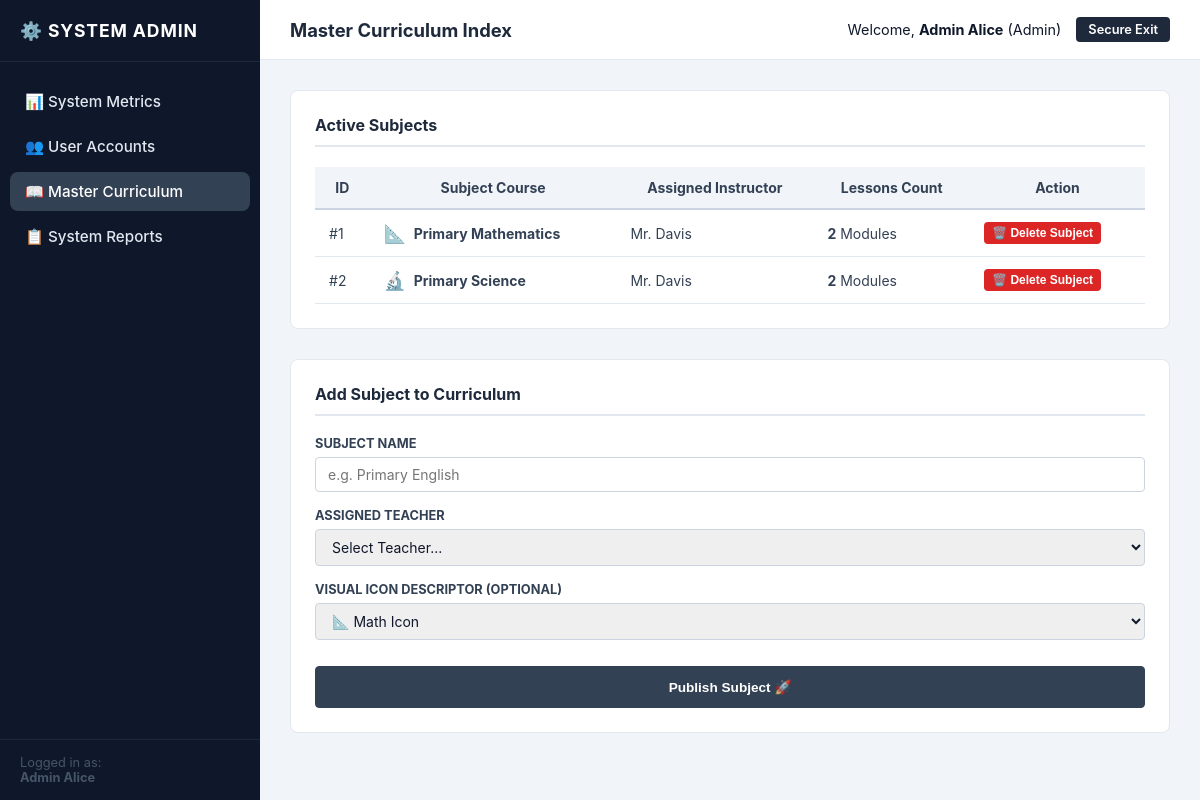
Page /admin/manage_curriculum.php (signed in) on the earlier database version.
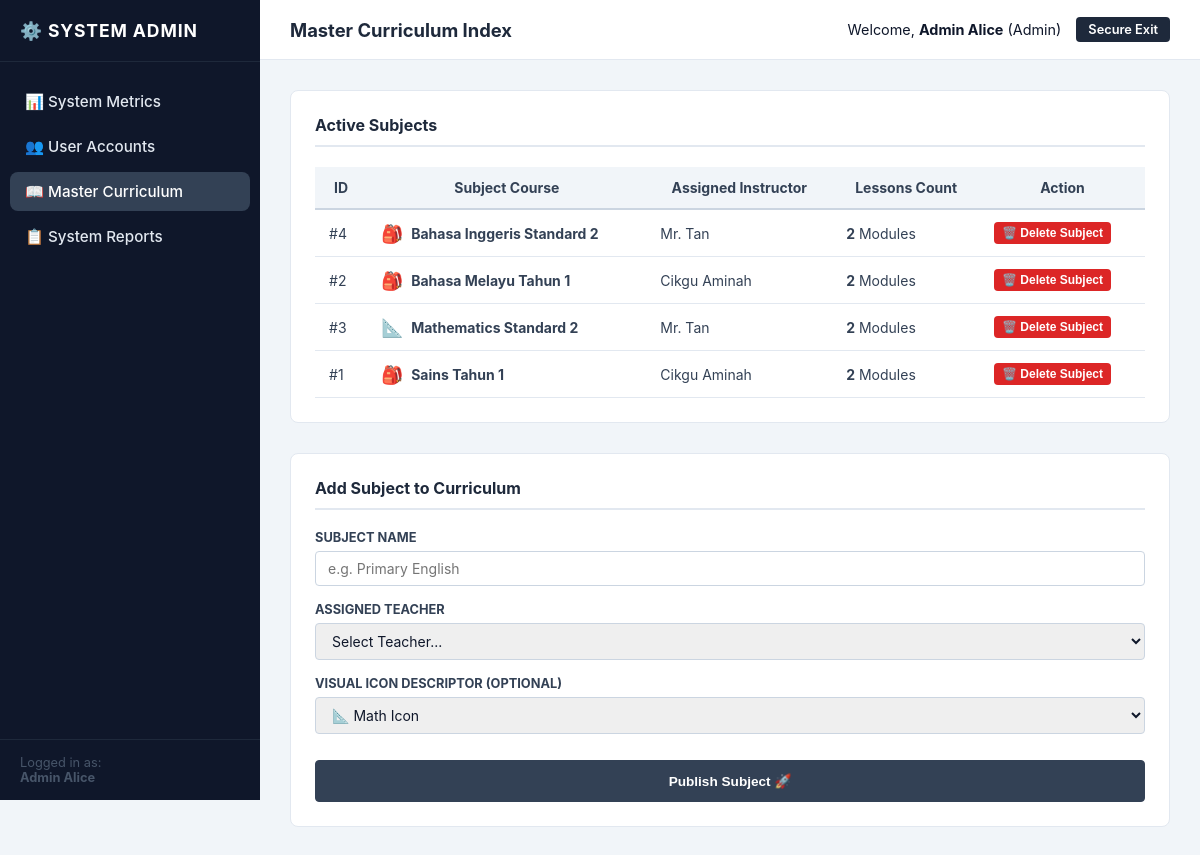
Same page on the later database version.
### tables this page shows
CREATE TABLE IF NOT EXISTS subjects (
    subject_id INT AUTO_INCREMENT PRIMARY KEY,
    subject_name VARCHAR(100) NOT NULL UNIQUE COMMENT 'E.g., Primary Mathematics',
    teacher_id INT NULL COMMENT 'FK to user teaching this class',
    icon_url VARCHAR(255) NULL COMMENT 'CSS class name or image name for student navigation',
    FOREIGN KEY (teacher_id) REFERENCES users(user_id) ON DELETE SET NULL ON UPDATE CASCADE
);

CREATE TABLE IF NOT EXISTS users (
    user_id INT AUTO_INCREMENT PRIMARY KEY,
    username VARCHAR(100) NOT NULL UNIQUE COMMENT 'Student handle or Staff email',
    password_hash VARCHAR(255) NOT NULL COMMENT 'Bcrypt hash of student PIN or staff password',
    role ENUM('student', 'teacher', 'admin') NOT NULL COMMENT 'System access permission level',
    full_name VARCHAR(100) NOT NULL COMMENT 'Display name shown in headers/dashboards',
    class_section VARCHAR(50) NULL COMMENT 'E.g., Standard 1A, Null for Staff',
    avatar_url VARCHAR(255) NULL COMMENT 'Asset path or SVG designation for student character',
    created_at TIMESTAMP DEFAULT CURRENT_TIMESTAMP
);

### admin/manage_curriculum.php (the view, shortened to what this page needs)
<?php
require_once __DIR__ . '/../config/db.php';
$admin_name = $_SESSION['full_name'];
$curriculum_list = [];
try {
    $curriculum_query = "
        SELECT s.subject_id, s.subject_name, s.icon_url, u.full_name AS teacher_name,
               (SELECT COUNT(*) FROM lessons WHERE subject_id = s.subject_id) AS total_lessons
        FROM subjects s
        LEFT JOIN users u ON s.teacher_id = u.user_id AND u.role = 'teacher'
        ORDER BY s.subject_name ASC
    ";
    $curriculum_list = $pdo->query($curriculum_query)->fetchAll();
} catch (PDOException $e) {
    $alert_danger = "Database connection error: " . $e->getMessage();
}
?>
<!DOCTYPE html>
<html lang="en">
<head>
    <link rel="stylesheet" href="../assets/css/admin.css">
</head>
<body>
    <div class="admin-sidebar">
        <div class="sidebar-header">
            ⚙️ System Admin
        </div>
        <ul class="sidebar-nav">
            <li class="sidebar-nav-item">
                <a href="dashboard.php" class="sidebar-nav-link">📊 System Metrics</a>
            </li>
            <li class="sidebar-nav-item">
                <a href="manage_users.php" class="sidebar-nav-link">👥 User Accounts</a>
            </li>
            <li class="sidebar-nav-item">
                <a href="manage_curriculum.php" class="sidebar-nav-link active">📖 Master Curriculum</a>
            </li>
            <li class="sidebar-nav-item">
                <a href="system_reports.php" class="sidebar-nav-link">📋 System Reports</a>
            </li>
        </ul>
        <div class="sidebar-footer">
            Logged in as:<br>
            <strong><?php echo htmlspecialchars($admin_name); ?></strong>
        </div>
    </div>
    <div class="admin-main-viewport">
        <div class="admin-header-bar">
            <div class="admin-header-title">Master Curriculum Index</div>
            <div class="admin-header-user">
                <span>Welcome, <strong><?php echo htmlspecialchars($admin_name); ?></strong> (Admin)</span>
                <a href="../auth/logout.php" class="admin-logout-btn">Secure Exit</a>
            </div>
        </div>
        <div class="admin-main-content">
            <div class="admin-grid-two-col">
                <div class="admin-panel-card">
                    <div class="admin-panel-title">Active Subjects</div>
                    <div style="overflow-x: auto;">
                        <table class="admin-dense-table">
                            <thead>
                                <tr>
                                    <th>ID</th>
                                    <th>Subject Course</th>
                                    <th>Assigned Instructor</th>
                                    <th>Lessons Count</th>
                                    <th>Action</th>
                                </tr>
                            </thead>
                            <tbody>
                                <?php if (empty($curriculum_list)): ?>
                                    <tr>
                                        <td colspan="5" style="text-align: center; color: var(--color-slate-600);">No subject records exist. Create one on the right side!</td>
                                    </tr>
                                <?php else: ?>
                                    <?php foreach ($curriculum_list as $row): ?>
                                        <tr>
                                            <td>#<?php echo $row['subject_id']; ?></td>
                                            <td>
                                                <div style="display: flex; align-items: center; gap: 8px;">
                                                    <span style="font-size: 1.1rem;">
                                                        <?php
                                                            $name = strtolower($row['subject_name']);
                                                            if (strpos($name, 'math') !== false) echo '📐';
                                                            elseif (strpos($name, 'science') !== false) echo '🔬';
                                                            elseif (strpos($name, 'english') !== false) echo '📖';
                                                            else echo '🎒';
                                                        ?>
                                                    </span>
                                                    <strong><?php echo htmlspecialchars($row['subject_name']); ?></strong>
                                                </div>
                                            </td>
                                            <td><?php echo htmlspecialchars($row['teacher_name'] ?: 'Unassigned'); ?></td>
                                            <td><strong><?php echo $row['total_lessons']; ?></strong> Modules</td>
                                            <td>
                                                <form method="POST" action="manage_curriculum.php" onsubmit="return confirm('WARNING: Deleting this subject will delete all associated lessons, quizzes, progress logs, and quiz scores! Continue?');">
                                                    <button type="submit" class="btn-admin btn-admin-danger" style="padding: 4px 8px; font-size: 0.75rem; border: none;">
                                                        🗑️ Delete Subject
                                                    </button>
                                                </form>
                                            </td>
                                        </tr>
                                    <?php endforeach; ?>
                                <?php endif; ?>
                            </tbody>
                        </table>
                    </div>
                </div>
                <div class="admin-panel-card">
                    <div class="admin-panel-title">Add Subject to Curriculum</div>
                    <form method="POST" action="manage_curriculum.php">
                        <div class="admin-form-group">
                            <label class="admin-form-label" for="subject_name">Subject Name</label>
                            <input type="text" id="subject_name" name="subject_name" class="admin-form-control" placeholder="e.g. Primary English" required>
                        </div>
                        <div class="admin-form-group">
                            <label class="admin-form-label" for="teacher_id">Assigned Teacher</label>
                            <select id="teacher_id" name="teacher_id" class="admin-form-control" required>
                                <option value="">Select Teacher...</option>
                            </select>
                        </div>
                        <div class="admin-form-group">
                            <label class="admin-form-label" for="icon_url">Visual Icon Descriptor (Optional)</label>
                            <select id="icon_url" name="icon_url" class="admin-form-control">
                                <option value="math-icon">📐 Math Icon</option>
                            </select>
                        </div>
                        <button type="submit" class="btn-admin btn-admin-primary" style="width: 100%; height: 42px; margin-top: 10px; justify-content: center;">
                            Publish Subject 🚀
                        </button>
                    </form>
                </div>
            </div>
        </div>
    </div>
</body>
</html>

### assets/css/admin.css (style rules this page uses)
:root { --admin-sidebar-width: 260px; --color-slate-900: #0f172a; --color-slate-800: #1e293b; --color-slate-700: #334155; --color-slate-600: #475569; --color-slate-200: #e2e8f0; --color-slate-100: #f1f5f9; --color-border: #cbd5e1; --color-success: #059669; --color-warning: #d97706; --color-danger: #dc2626; --radius-md: 8px; --radius-sm: 4px; }
* { box-sizing: border-box; margin: 0; padding: 0; }
body { font-family: -apple-system, BlinkMacSystemFont, "Segoe UI", Roboto, sans-serif; background-color: var(--color-slate-100); color: var(--color-slate-900); display: flex; min-height: 100vh; }
.admin-sidebar { width: var(--admin-sidebar-width); background-color: var(--color-slate-900); color: white; position: fixed; height: 100vh; left: 0; top: 0; display: flex; flex-direction: column; z-index: 100; }
.sidebar-header { padding: 20px; font-size: 1.1rem; font-weight: 700; letter-spacing: 0.05em; border-bottom: 1px solid var(--color-slate-800); text-transform: uppercase; }
.sidebar-nav { list-style: none; padding: 20px 10px; flex-grow: 1; }
.sidebar-nav-item { margin-bottom: 6px; }
.sidebar-nav-link { display: flex; align-items: center; gap: 10px; padding: 10px 15px; color: var(--color-slate-200); text-decoration: none; font-size: 0.95rem; font-weight: 500; border-radius: var(--radius-md); transition: background-color 0.2s ease; }
.sidebar-nav-link.active { background-color: var(--color-slate-700); color: white; }
.sidebar-footer { padding: 15px 20px; border-top: 1px solid var(--color-slate-800); font-size: 0.8rem; color: var(--color-slate-600); }
.admin-main-viewport { margin-left: var(--admin-sidebar-width); flex-grow: 1; display: flex; flex-direction: column; min-width: 0; }
.admin-header-bar { height: 60px; background-color: white; border-bottom: 1px solid var(--color-slate-200); display: flex; align-items: center; justify-content: space-between; padding: 0 30px; }
.admin-header-title { font-size: 1.15rem; font-weight: 700; color: var(--color-slate-800); }
.admin-header-user { display: flex; align-items: center; gap: 15px; font-size: 0.9rem; }
.admin-logout-btn { text-decoration: none; padding: 5px 12px; background-color: var(--color-slate-800); color: white; border-radius: var(--radius-sm); font-weight: 600; font-size: 0.8rem; transition: background-color 0.2s ease; }
.admin-main-content { padding: 30px; max-width: 1300px; width: 100%; margin: 0 auto; }
.admin-panel-card { background-color: white; border: 1px solid var(--color-slate-200); border-radius: var(--radius-md); padding: 24px; margin-bottom: 30px; }
.admin-panel-title { font-size: 1rem; font-weight: 700; color: var(--color-slate-800); border-bottom: 2px solid var(--color-slate-200); padding-bottom: 10px; margin-bottom: 20px; display: flex; justify-content: space-between; align-items: center; }
.admin-dense-table { width: 100%; border-collapse: collapse; font-size: 0.875rem; }
.admin-dense-table th { background-color: var(--color-slate-100); color: var(--color-slate-700); font-weight: 700; padding: 12px 14px; border-bottom: 2px solid var(--color-border); position: sticky; top: 0; }
.admin-dense-table td { padding: 12px 14px; border-bottom: 1px solid var(--color-slate-200); color: var(--color-slate-700); }
.btn-admin { padding: 8px 16px; font-size: 0.85rem; font-weight: 600; border-radius: var(--radius-sm); border: 1px solid var(--color-border); background-color: white; color: var(--color-slate-700); cursor: pointer; text-decoration: none; transition: all 0.15s ease; display: inline-flex; align-items: center; gap: 6px; }
.btn-admin-primary { background-color: var(--color-slate-700); color: white; border-color: var(--color-slate-700); }
.btn-admin-danger { background-color: var(--color-danger); color: white; border-color: var(--color-danger); }
.admin-form-group { margin-bottom: 16px; }
.admin-form-label { display: block; font-size: 0.8rem; font-weight: 700; color: var(--color-slate-700); margin-bottom: 6px; text-transform: uppercase; }
.admin-form-control { width: 100%; padding: 8px 12px; border-radius: var(--radius-sm); border: 1px solid var(--color-border); font-family: inherit; font-size: 0.875rem; color: var(--color-slate-900); }

Differences in the rows shown:
added subjects: subject_id "4", subject_name "Bahasa Inggeris Standard 2", teacher.full_name "Mr. Tan", total_lessons "2"
changed subjects id 2: subject_name "Primary Science" → "Bahasa Melayu Tahun 1"; teacher.full_name "Mr. Davis" → "Cikgu Aminah"; subject_name "🔬" → "🎒"; moves up the list
added subjects: subject_id "3", subject_name "Mathematics Standard 2", teacher.full_name "Mr. Tan", total_lessons "2"
changed subjects id 1: subject_name "Primary Mathematics" → "Sains Tahun 1"; teacher.full_name "Mr. Davis" → "Cikgu Aminah"; subject_name "📐" → "🎒"
